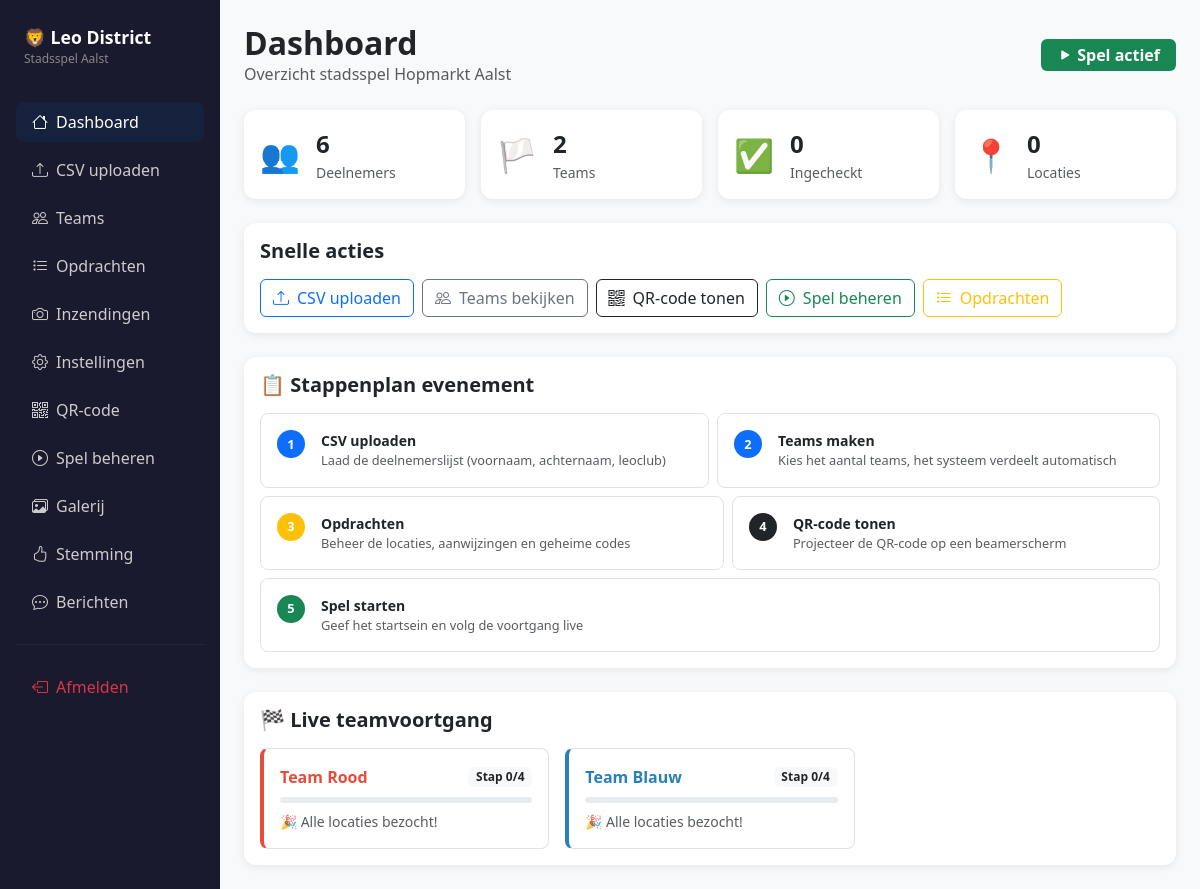
Page /admin (signed in) on the earlier database version.
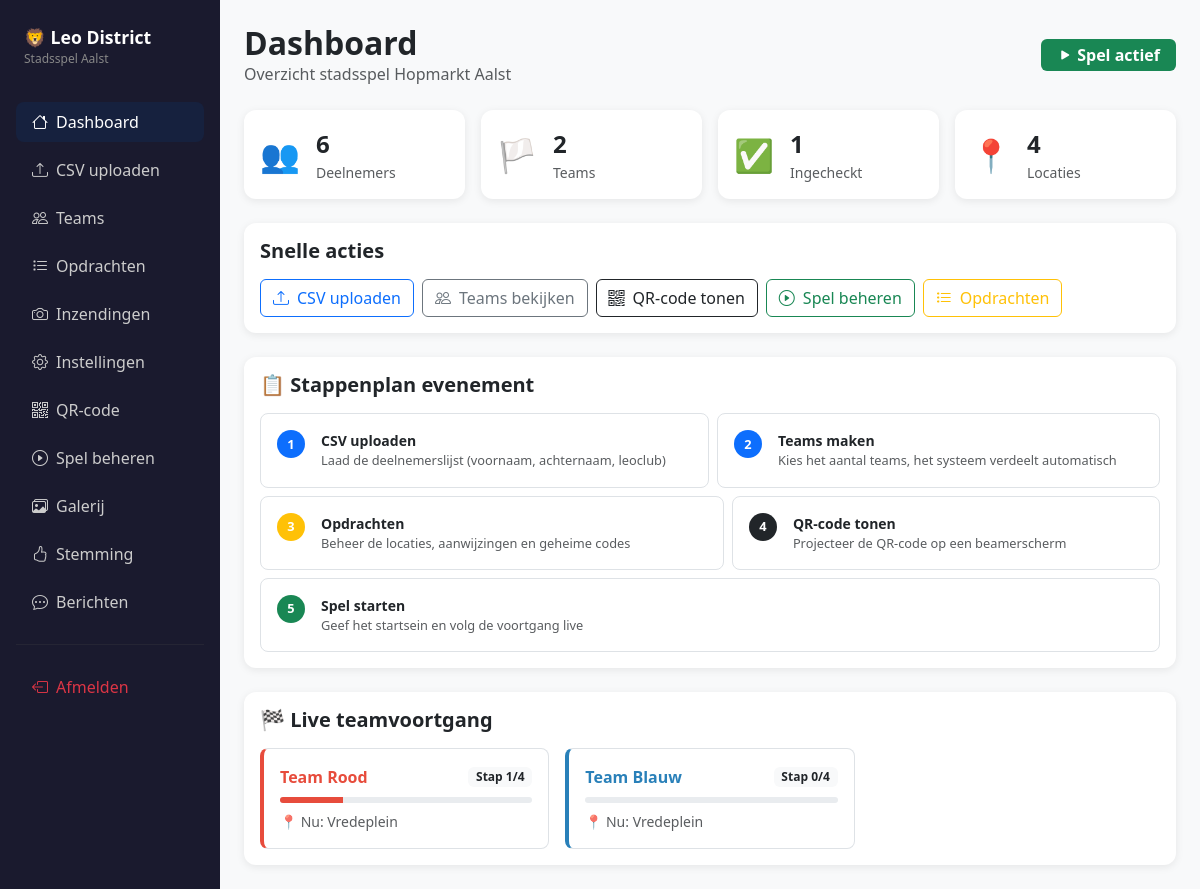
Same page on the later database version.
### app.py (models this page shows, shortened)
class Team(db.Model):
    id = db.Column(db.Integer, primary_key=True)
    name = db.Column(db.String(50), nullable=False)
    color = db.Column(db.String(20), nullable=False)
    bg_color = db.Column(db.String(20), nullable=False)
    label = db.Column(db.String(20), nullable=False)
    current_step = db.Column(db.Integer, default=0)
    route_json = db.Column(db.String(200), nullable=False, default="[]")
    finished = db.Column(db.Boolean, default=False)
    finished_at = db.Column(db.DateTime, nullable=True)
    members = db.relationship("Participant", backref="team", lazy=True)
    messages = db.relationship("Message", backref="team", lazy=True,
                               order_by="Message.sent_at")
    photo_submissions = db.relationship("PhotoSubmission", backref="team", lazy=True)
    @property
    def route(self):
        return json.loads(self.route_json)
    @property
    def total_steps(self):
        return len(self.route)
    @property
    def current_location(self):
        r = self.route
        if self.current_step < len(r):
            return Location.query.get(r[self.current_step])
        return None
    @property
    def progress_pct(self):
        total = self.total_steps
        if total == 0:
            return 0
        return int((self.current_step / total) * 100)

class Location(db.Model):
    id = db.Column(db.Integer, primary_key=True)
    order_index = db.Column(db.Integer, nullable=False, default=0)
    name = db.Column(db.String(100), nullable=False)
    emoji = db.Column(db.String(10), nullable=False, default="📍")
    clue = db.Column(db.Text, nullable=False, default="")
    challenge = db.Column(db.Text, nullable=False, default="")
    arrival_hint = db.Column(db.String(500), nullable=True)
    answer_type = db.Column(db.String(10), nullable=False, default="code")  # 'code' or 'photo'
    secret_code = db.Column(db.String(50), nullable=True)
    challenge_image = db.Column(db.String(200), nullable=True)  # optional image shown with the challenge
    submissions = db.relationship("PhotoSubmission", backref="location", lazy=True)

### app.py (the view)
@app.route("/admin/")
@app.route("/admin")
@admin_required
def admin_dashboard():
    locations = get_locations()
    teams = Team.query.all()
    return render_template(
        "admin/dashboard.html",
        settings=get_settings(),
        participant_count=Participant.query.count(),
        team_count=len(teams),
        checked_in=Participant.query.filter_by(checked_in=True).count(),
        teams=teams,
        locations=locations,
        locations_by_id={loc.id: loc for loc in locations},
        total_unread=Message.query.filter_by(sender_type="team", read_by_admin=False).count(),
        pending_submissions=pending_submissions_count(),
    )

### app.py (called while the page is built)
def get_settings():
    s = GameSettings.query.first()
    if not s:
        s = GameSettings()
        db.session.add(s)
        db.session.commit()
    return s

def get_locations():
    return Location.query.order_by(Location.order_index).all()

def admin_required(f):
    from functools import wraps
    @wraps(f)
    def decorated(*args, **kwargs):
        if not session.get("admin_logged_in"):
            return redirect(url_for("admin_login"))
        return f(*args, **kwargs)
    return decorated

def pending_submissions_count():
    return PhotoSubmission.query.filter_by(status="pending").count()

### templates/admin/dashboard.html (shortened to what the changed rows need)
{% extends "base_admin.html" %}
{% block content %}
<div class="d-flex align-items-center mb-4">
  <div>
    <h2 class="fw-bold mb-0">Dashboard</h2>
  </div>
</div>
<div class="row g-3 mb-4">
  <div class="col-sm-6 col-xl-3">
    <div class="card h-100 p-3">
      <div class="d-flex align-items-center gap-3">
        <div>
          <div class="fs-4 fw-bold">{{ checked_in }}</div>
          <div class="text-muted small">Ingecheckt</div>
        </div>
      </div>
    </div>
  </div>
  <div class="col-sm-6 col-xl-3">
    <div class="card h-100 p-3">
      <div class="d-flex align-items-center gap-3">
        <div>
          <div class="fs-4 fw-bold">{{ locations|length }}</div>
          <div class="text-muted small">Locaties</div>
        </div>
      </div>
    </div>
  </div>
</div>
      {% set steps = [
        ("1", "CSV uploaden", "Laad de deelnemerslijst (voornaam, achternaam, leoclub)", "upload", "primary"),
        ("2", "Teams maken", "Kies het aantal teams, het systeem verdeelt automatisch", "groups", "primary"),
        ("3", "Opdrachten", "Beheer de locaties, aanwijzingen en geheime codes", "opdrachten", "warning"),
        ("4", "QR-code tonen", "Projecteer de QR-code op een beamerscherm", "qr", "dark"),
        ("5", "Spel starten", "Geef het startsein en volg de voortgang live", "game", "success"),
      ] %}
{% if teams %}
<div class="card">
  <div class="card-body">
    <div class="row g-3" id="team-progress-preview">
      {% for team in teams %}
      <div class="col-sm-6 col-xl-4">
        <div class="border rounded-3 p-3" style="border-left: 4px solid {{ team.color }} !important;">
          <div class="d-flex align-items-center mb-2">
            <span class="fw-bold" style="color:{{ team.color }}">{{ team.name }}</span>
            {% if team.finished %}
            <span class="badge bg-success ms-auto">Klaar! 🎉</span>
            {% else %}
            <span class="badge bg-light text-dark ms-auto">Stap {{ team.current_step }}/{{ team.total_steps }}</span>
            {% endif %}
          </div>
          <div class="progress mb-2" style="height:6px;">
            <div class="progress-bar" style="width:{{ team.progress_pct }}%; background:{{ team.color }}"></div>
          </div>
          <div class="text-muted small">
            {% if team.current_location %}
              📍 Nu: {{ team.current_location.name }}
            {% else %}
              🎉 Alle locaties bezocht!
            {% endif %}
          </div>
        </div>
      </div>
      {% endfor %}
    </div>
  </div>
</div>
{% endif %}
{% endblock %}

Differences in the rows shown:
changed Team "Team Rood": current_step "0" → "1"; current_location.name (not shown) → "Vredeplein"; route_json "🎉 Alle locaties bezocht!" → "📍 Nu:"
changed Team "Team Blauw": current_location.name (not shown) → "Vredeplein"; route_json "🎉 Alle locaties bezocht!" → "📍 Nu:"
Other differences:
{{ checked_in }}: "0" → "1"
{{ locations|length }}: "0" → "4"
